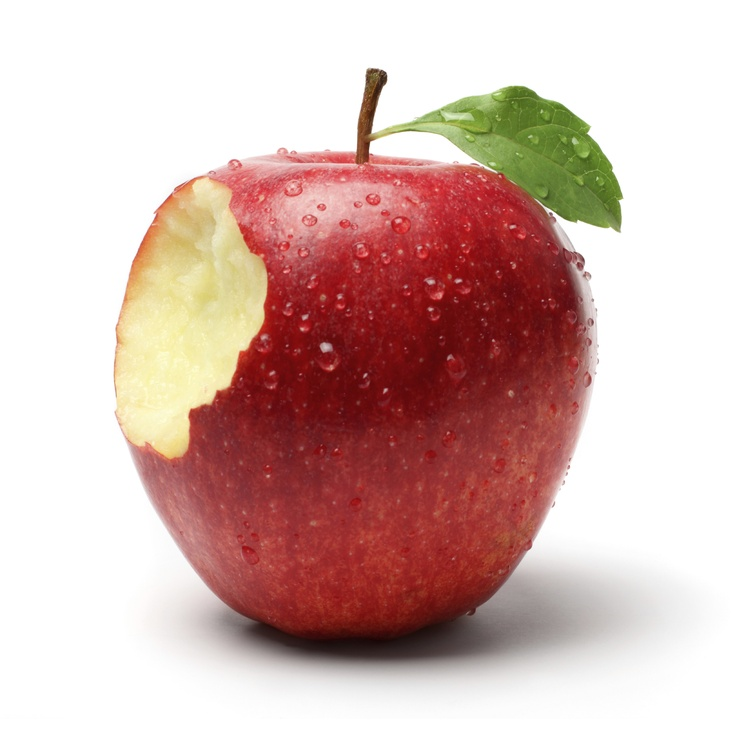
#> input picture dataset/apple/Image_1.jpg, 746 x 745 px, shrunk from 2218 x 2216 before the run; its folder holds only this picture in this run
$ python fruit_feature_extractor.py
#> lines starting #> are read from the running program, lines starting #| are printed output that depends on the picture; after the words box and inside, x2 and y2 are one past the last pixel; in counts of white or black regions, pixels touching at a corner belong together
#> in process_dataset, img is the input picture: shape (745, 746, 3); mean B, G, R 179.7, 185.2, 214.3
import os

os.environ["OMP_NUM_THREADS"] = "8"
os.environ["MKL_NUM_THREADS"] = "8"
os.environ["OPENBLAS_NUM_THREADS"] = "8"

import cv2
import numpy as np
import pandas as pd
import os
from math import log
from skimage.feature import local_binary_pattern

# ==========================================================
# CONFIGURACIÓN
# ==========================================================

DATASET_PATH = "dataset"
OUTPUT_CSV = "fruit_features.csv"

# ==========================================================
# SEGMENTACIÓN
# ==========================================================

def segment_fruit(img):
    gray = cv2.cvtColor(img, cv2.COLOR_BGR2GRAY)
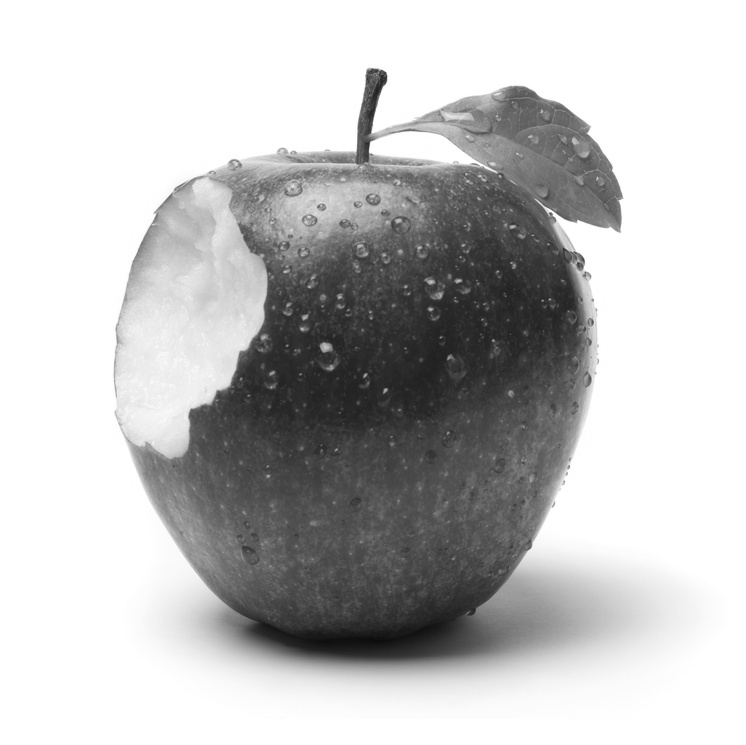
#> gray: shape (745, 746); min 11, max 255, mean 193.3

    # Blur para reducir ruido
    blur = cv2.GaussianBlur(gray, (5,5), 0)

    # Otsu
    _, thresh = cv2.threshold(
        blur, 0, 255,
        cv2.THRESH_BINARY_INV + cv2.THRESH_OTSU
    )
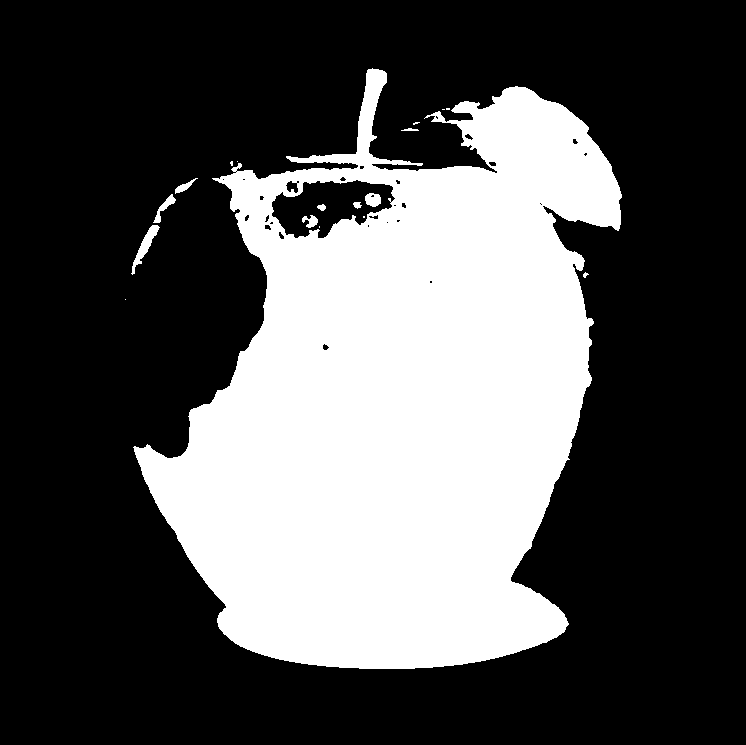
#> thresh: shape (745, 746); 32.7% white; 18 white regions (8 under 20 px), largest, box (x1, y1, x2, y2) and area: (133, 68, 622, 669) 180805, (131, 225, 160, 275) 388, (153, 194, 176, 223) 189

    # Operaciones morfológicas
    kernel = np.ones((5,5), np.uint8)
    thresh = cv2.morphologyEx(thresh, cv2.MORPH_CLOSE, kernel)
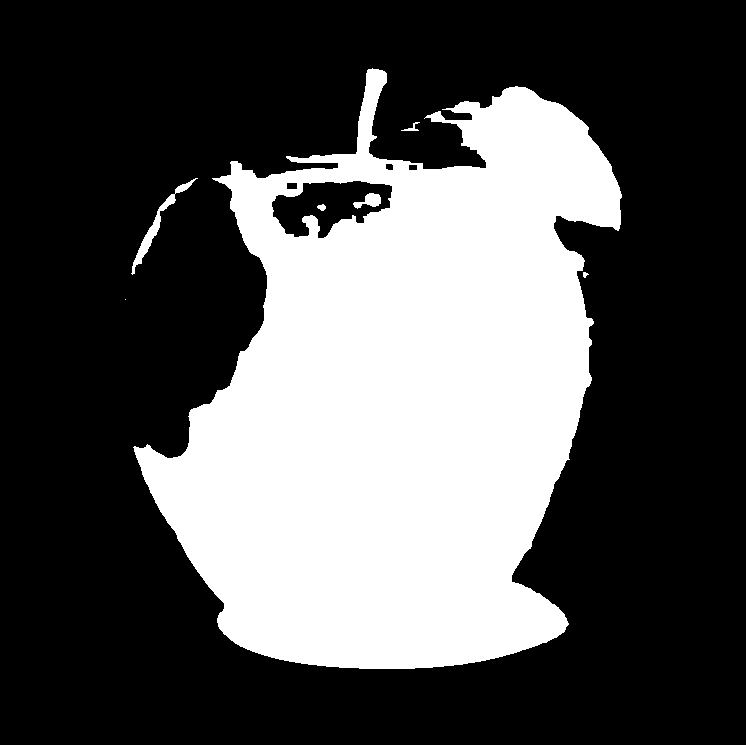
#> thresh: shape (745, 746); 32.9% white; 7 white regions (1 under 20 px)

    contours, _ = cv2.findContours(
        thresh, cv2.RETR_EXTERNAL,
        cv2.CHAIN_APPROX_SIMPLE
    )
#> contours = 5 contours, 2 with area under 20; largest, box (x1, y1, x2, y2) and area: (133, 68, 622, 669) 185176, (131, 178, 198, 275) 608, (401, 122, 420, 131) 30

    if not contours:
        return None, None

    contour = max(contours, key=cv2.contourArea)
#> contour = contour of 1059 points, box (x1, y1, x2, y2) (133, 68, 622, 669), area 185176

    mask = np.zeros_like(gray)
    cv2.drawContours(mask, [contour], -1, 255, -1)
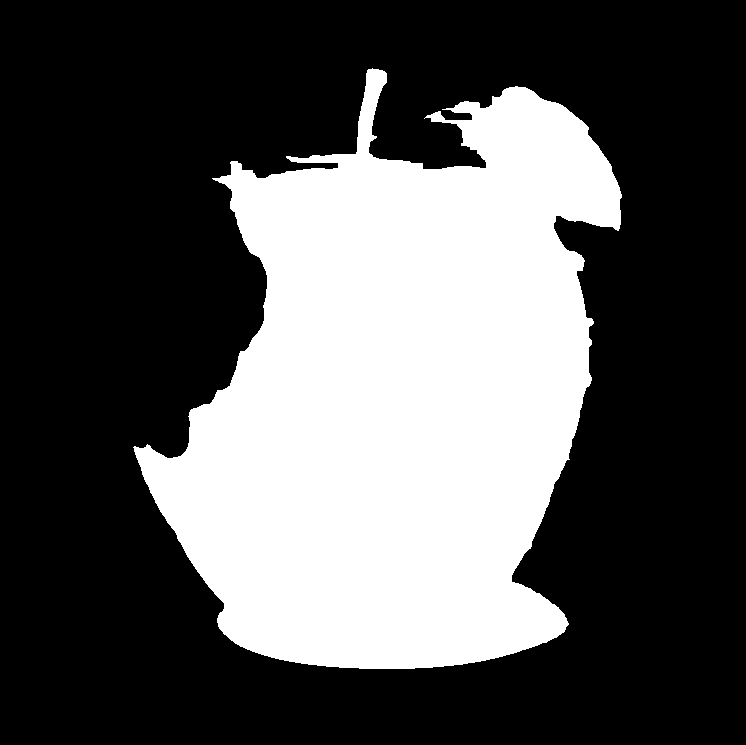
#> mask: shape (745, 746); 33.5% white; 1 white region, box (x1, y1, x2, y2) and area: (133, 68, 622, 669) 186400

    return mask, contour


# ==========================================================
# EXTRACCIÓN DE FEATURES
# ==========================================================

def extract_features(img):
    mask, contour = segment_fruit(img)

    if mask is None:
        return None

    area = cv2.countNonZero(mask)
#> area = 186400
    perimeter = cv2.arcLength(contour, True)
#> perimeter = 2754.8

    x,y,w,h = cv2.boundingRect(contour)
#> x = 133; y = 68; w = 489; h = 601
    aspect_ratio = float(w)/h if h > 0 else 0
#> aspect_ratio = 0.814

    circularity = (4*np.pi*area)/(perimeter**2) if perimeter>0 else 0
#> circularity = 0.309

    hull = cv2.convexHull(contour)
#> hull = contour of 56 points, box (x1, y1, x2, y2) (133, 68, 622, 669), area 231149
    solidity = area / cv2.contourArea(hull)
#> solidity = 0.806

    equi_diameter = np.sqrt(4*area/np.pi)
#> equi_diameter = 487.2

    # Hu Moments
    moments = cv2.moments(contour)
#> moments = moments, m00 185175.5, centre m10/m00, m01/m00 = (397.1, 396.9)
    hu = cv2.HuMoments(moments).flatten()
#> hu = [0.187, 0.00589, 0.000195, 2.57e-05, 1.82e-09, 1.86e-06, -2.49e-11]
    hu_log = [-np.sign(h)*log(abs(h)+1e-12) for h in hu]
#> hu_log = [1.68, 5.13, 8.54, 10.57, 20.12, 13.2, -24.38]

    # Color (HSV)
    hsv = cv2.cvtColor(img, cv2.COLOR_BGR2HSV)
#> hsv: shape (745, 746, 3); mean H, S, V 25.1, 60.8, 215.1
    h_vals = hsv[:,:,0][mask==255]
    s_vals = hsv[:,:,1][mask==255]
    v_vals = hsv[:,:,2][mask==255]

    mean_h = np.mean(h_vals)
#> mean_h = 61.79
    mean_s = np.mean(s_vals)
#> mean_s = 165.1
    mean_v = np.mean(v_vals)
#> mean_v = 147

    # Textura - LBP
    gray = cv2.cvtColor(img, cv2.COLOR_BGR2GRAY)
    lbp = local_binary_pattern(gray, P=8, R=1, method='uniform')
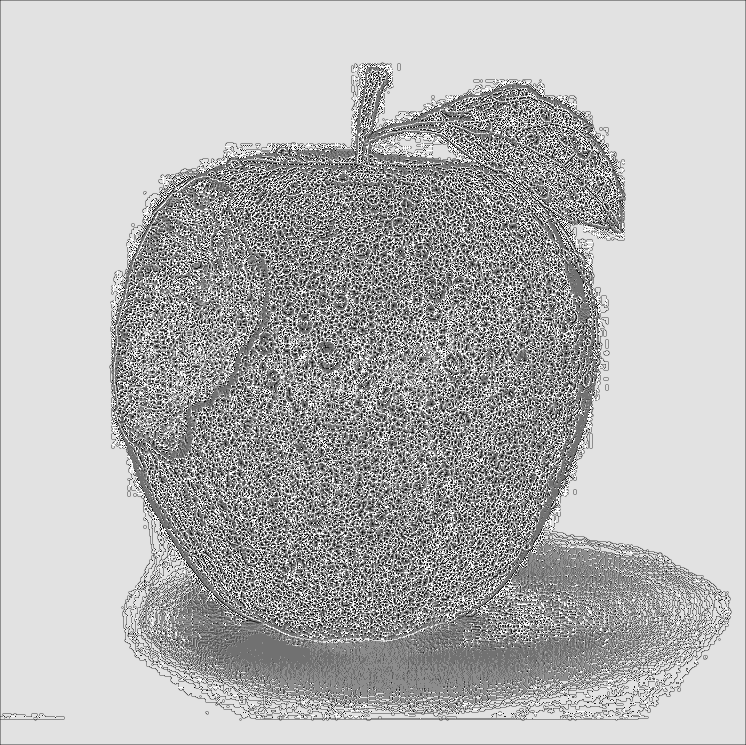
#> lbp: shape (745, 746) float64; min 0, max 9, mean 6.44; drawn with min black and max white
    lbp_vals = lbp[mask==255]
    lbp_mean = np.mean(lbp_vals)
#> lbp_mean = 4.9

    # Edge density
    edges = cv2.Canny(gray, 50, 150)
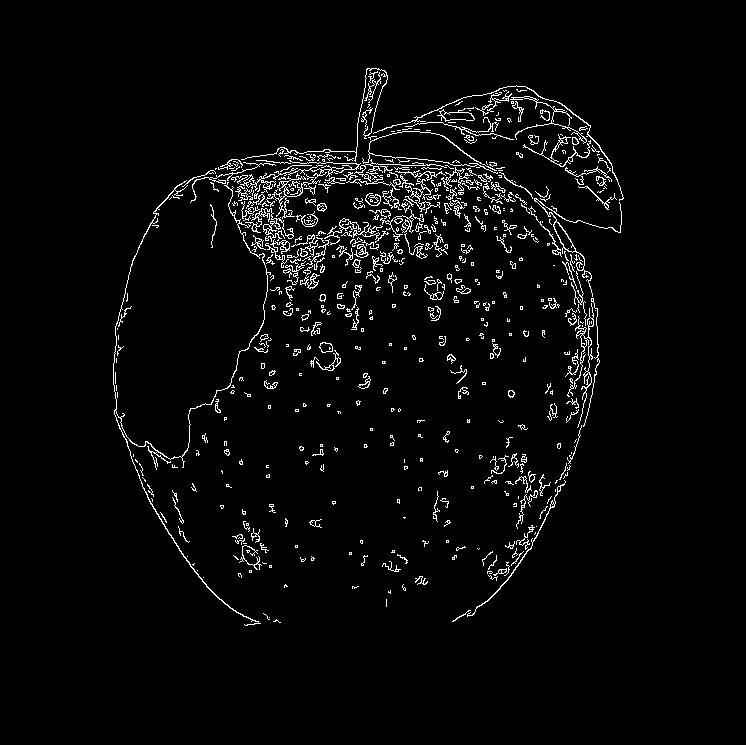
#> edges: shape (745, 746); 3.3% white in thin lines or dots, all inside (x1, y1, x2, y2) = (113, 68, 624, 626)
    edge_density = np.sum(edges[mask==255]) / area
#> edge_density = 20.31

    return {
        "area": area,
        "perimeter": perimeter,
        "aspect_ratio": aspect_ratio,
        "circularity": circularity,
        "solidity": solidity,
        "equivalent_diameter": equi_diameter,
        "mean_hue": mean_h,
        "mean_saturation": mean_s,
        "mean_value": mean_v,
        "lbp_mean": lbp_mean,
        "edge_density": edge_density,
        "hu1": hu_log[0],
        "hu2": hu_log[1],
        "hu3": hu_log[2]
    }


# ==========================================================
# PROCESAR DATASET COMPLETO
# ==========================================================

def process_dataset():
    rows = []

    for label in os.listdir(DATASET_PATH):
        class_path = os.path.join(DATASET_PATH, label)

        if not os.path.isdir(class_path):
            continue

        for file in os.listdir(class_path):
            img_path = os.path.join(class_path, file)

            img = cv2.imread(img_path)
            if img is None:
                continue

            features = extract_features(img)
#> features = 14 items

            if features:
                features["label"] = label
                rows.append(features)
#> pass 2 of the loop in process_dataset, `for label in os.listdir(DATASET_PATH):`:
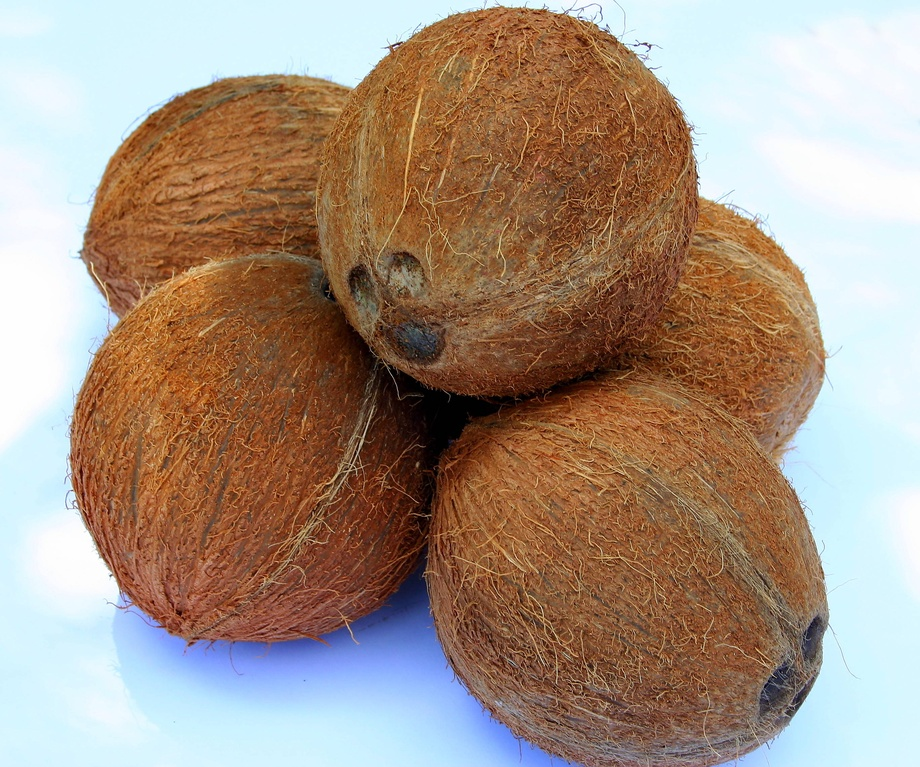
#> input picture dataset/coconut/1.jpg, 920 x 767 px, shrunk from 2736 x 2281 before the run
#> in process_dataset, img is the input picture: shape (767, 920, 3); mean B, G, R 130.8, 145.9, 166.2
#> gray: shape (767, 920)
#> blur: shape (767, 920)
#> in segment_fruit (call 2), `thresh = cv2.morphologyEx(thresh, cv2.MORPH_CLOSE, kernel)`:
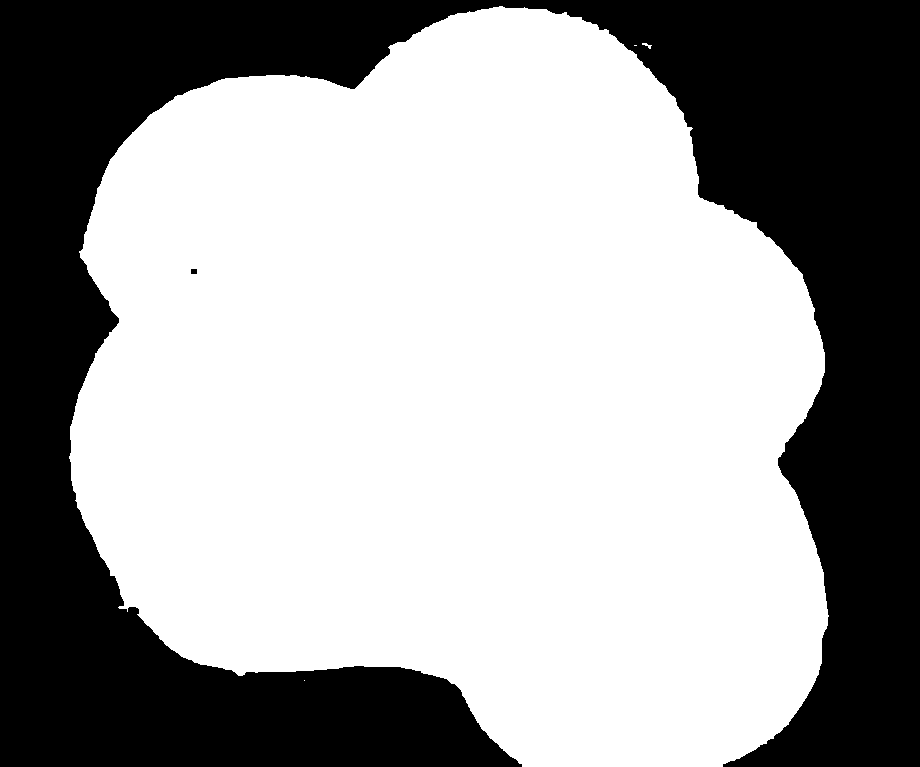
#> thresh: shape (767, 920); 62.7% white; 2 black regions
#> contours = 4 contours, 3 with area under 20; largest, box (x1, y1, x2, y2) and area: (69, 6, 829, 767) 441244
#> in segment_fruit (call 2), `contour = max(contours, key=cv2.contourArea)`: contour = contour of 1069 points, box (x1, y1, x2, y2) (69, 6, 829, 767), area 441244
#> mask: shape (767, 920); 62.7% white; 1 black region, box (x1, y1, x2, y2) and area: (0, 0, 920, 767) 263158
#> area = 442482
#> perimeter = 2824.4
#> x = 69; y = 6; w = 760; h = 761
#> aspect_ratio = 0.999
#> circularity = 0.697
#> hull = contour of 56 points, box (x1, y1, x2, y2) (69, 6, 829, 767), area 468563
#> solidity = 0.944
#> equi_diameter = 750.6
#> moments = moments, m00 441244, centre m10/m00, m01/m00 = (459.3, 395.8)
#> hu = [0.167, 0.000827, 0.000248, 4.95e-06, 1.06e-10, 7.98e-08, -1.37e-10]
#> hu_log = [1.79, 7.1, 8.3, 12.22, 22.96, 16.34, -22.7]
#> hsv: shape (767, 920, 3); mean H, S, V 46.1, 112.4, 181.1
#> mean_h = 18.01
#> mean_s = 158.8
#> mean_v = 138.1
#> lbp: shape (767, 920) float64
#> lbp_mean = 4.98
#> in extract_features (call 2), `edges = cv2.Canny(gray, 50, 150)`:
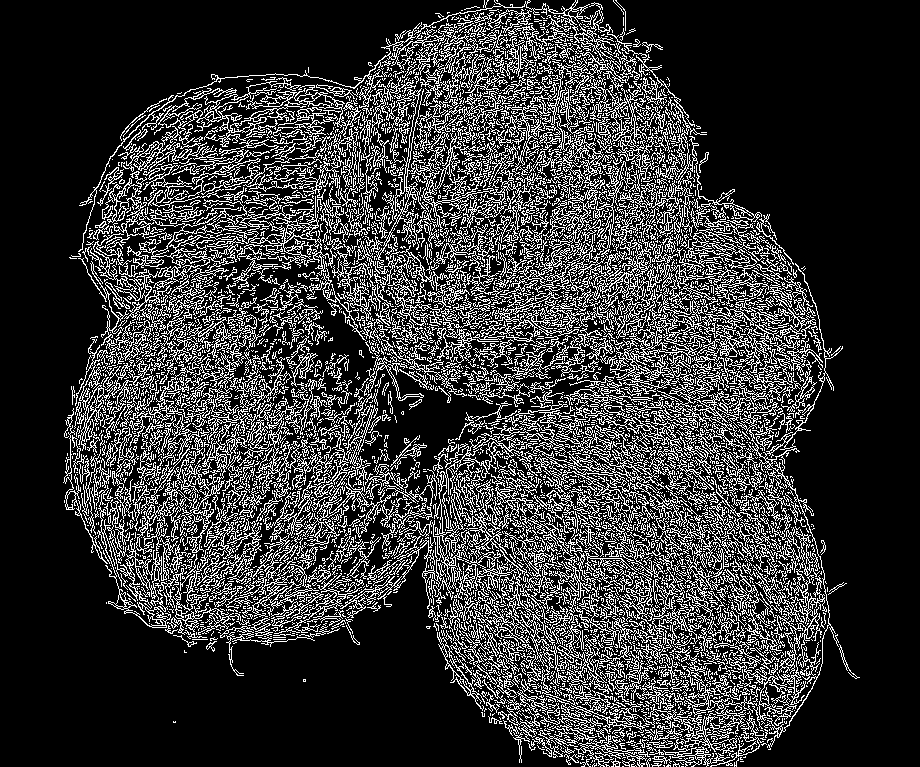
#> edges: shape (767, 920); 21.2% white in thin lines or dots, all inside (x1, y1, x2, y2) = (63, 0, 860, 767)
#> edge_density = 83.77

    df = pd.DataFrame(rows)
#> df = table of 2 rows and 15 columns
    df.to_csv(OUTPUT_CSV, index=False)
    print(f"CSV generado correctamente: {OUTPUT_CSV}")
    print(df.head())
#> (printed output is left out)


# ==========================================================
# MAIN
# ==========================================================

if __name__ == "__main__":
    process_dataset()
